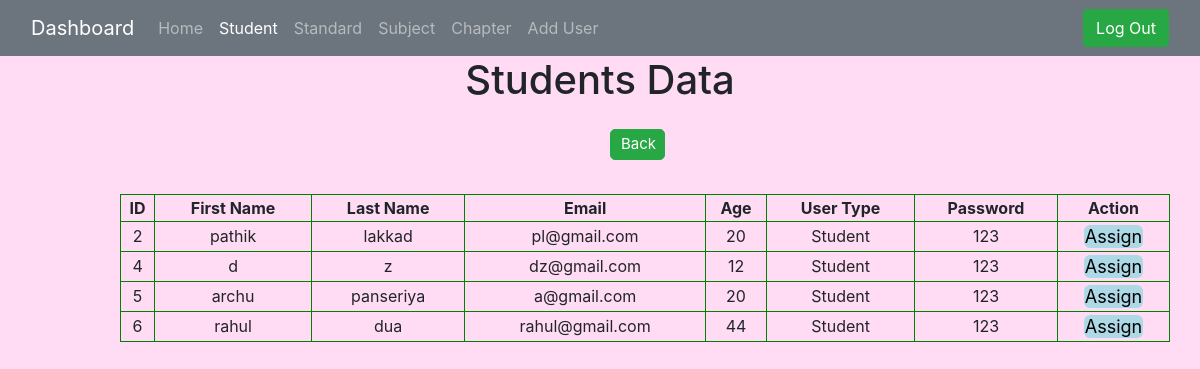
Screenshot of /student.php (signed in) with the database file from the repository.
### tables this page shows
CREATE TABLE `usertype` (
  `id` int NOT NULL,
  `user_id` int NOT NULL,
  `access_type` varchar(255) NOT NULL
);

CREATE TABLE `userdata` (
  `id` int NOT NULL,
  `firstname` varchar(255) NOT NULL,
  `lastname` varchar(255) NOT NULL,
  `email` varchar(255) NOT NULL,
  `age` int NOT NULL,
  `password` varchar(255) NOT NULL,
  `image` varchar(255) DEFAULT NULL
);

### student.php (the view, shortened to what this page needs)
<?php include "navbar.php"?>
<!DOCTYPE html>
<html lang="en">
<head>
    <link rel="stylesheet" href="https://stackpath.bootstrapcdn.com/bootstrap/4.5.0/css/bootstrap.min.css">
    <link rel="stylesheet" href="https://maxcdn.bootstrapcdn.com/font-awesome/4.7.0/css/font-awesome.min.css">
</head>
<body>
    <h1 class="text-center">Students Data</h1>
    <a class='btn btn-success back' href='dashboard.php'>Back</a>
</body>
</html>
<?php
try {
    require "db.php";
    $query = "SELECT ud.*, ut.access_type FROM userdata ud JOIN usertype ut WHERE ud.id = ut.user_id and ut.access_type ='Student'";
    $result = mysqli_query($conn, $query);
    echo "<table class='table1' border='1'>
            <br>
            <tr>
            <th>ID</th>
            <th>First Name</th>
            <th>Last Name</th>
            <th>Email</th>
            <th>Age</th>
            <th>User Type</th>";
    if ($_SESSION['type'] === 'Admin') {
        echo "<th>Password</th>";
    }
    echo "<th>Action</th>
            </tr>";
    while ($row = mysqli_fetch_array($result)) {
        echo "<tr>";
        echo "<td>" . $row['id'] . "</td>";
        echo "<td>" . $row['firstname'] . "</td>";
        echo "<td>" . $row['lastname'] . "</td>";
        echo "<td>" . $row['email'] . "</td>";
        echo "<td>" . $row['age'] . "</td>";
        echo "<td>" . $row['access_type'] . "</td>";
        if ($_SESSION['type'] === 'Admin') {
            echo "<td>" . $row['password'] . "</td>";
        }
        echo "<td>" . "<a class='buttons' href='assignStandard.php?id=" . $row['id'] . "'>Assign</a>" . "</td>";;
        echo "</tr>";
    }
    echo "</table>";
} catch (Exception $e) {
    echo 'Message: ' . $e->getMessage();
}
?>

### student.php (style rules this page uses)
body { background-color: #ffdcf3; }
.table1 { border: 1px solid green; border-spacing: 0; text-align: center; width: 1050px; border-radius: 2px; margin-left: 120px; }
.buttons { color: black; text-decoration: none; background: lightblue; border-radius: 6px; padding: 1px; width: 60px; border: none; font-size: 18px; }
.back { display: block; margin: 25px 0px 10px 610px; text-decoration: none; border-radius: 5px; padding: 3px 10px; width: 55px; font-size: 15px; }

### rows the page displays
usertype: user "2", user.firstname "pathik", user.lastname "lakkad", user.email "pl@gmail.com", user.age "20", access_type "Student", user.password "123"
usertype: user "4", user.firstname "d", user.lastname "z", user.email "dz@gmail.com", user.age "12", access_type "Student", user.password "123"
usertype: user "5", user.firstname "archu", user.lastname "panseriya", user.email "a@gmail.com", user.age "20", access_type "Student", user.password "123"
usertype: user "6", user.firstname "rahul", user.lastname "dua", user.email "rahul@gmail.com", user.age "44", access_type "Student", user.password "123"
